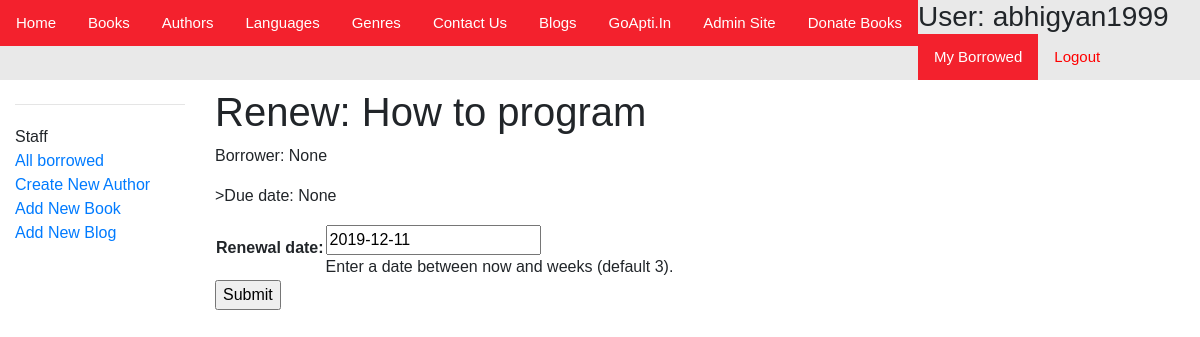
The app's page /catalog/book/a1c0f2dd-2dc5-4340-8e65-f9987abe1025/renew/ (signed in), older data.
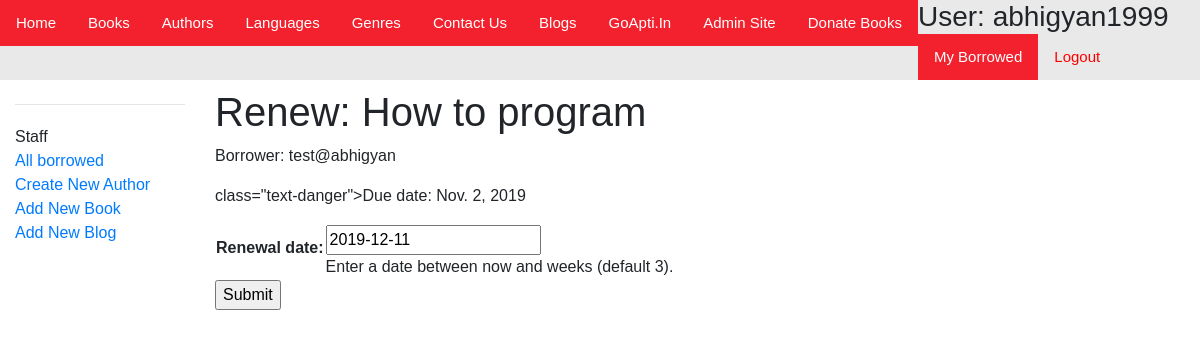
The same page, newer data.
### catalog/models.py (models this page shows, shortened)
class BookInstance(models.Model):
    id = models.UUIDField(primary_key=True, default=uuid.uuid4, help_text='Unique ID for this Book across whole Library')
    book = models.ForeignKey('Book', on_delete=models.SET_NULL, null=True)
    imprint = models.CharField(max_length=200)
    due_back = models.DateField(null=True, blank=True)
    borrower = models.ForeignKey(User, on_delete=models.SET_NULL, null= True, blank=True)
    @property
    def is_overdue(self):
        if self.due_back and date.today() > self.due_back:
            return True
        return False
    LOAN_STATUS = (
        ('m', 'Maintenance'),
        ('o', 'On Loan'),
        ('a', 'Available'),
        ('r','Reserved')
    )
    status = models.CharField(
        max_length=1,
        choices=LOAN_STATUS,
        blank=True,
        default='m',
        help_text='Book Availability',
    )
    class Meta:
        ordering = ['due_back']
        permissions = (("can_mark_returned", "Set book as returned"), )

class Book(models.Model):
    title = models.CharField(max_length=200)
    author = models.ForeignKey('Author', on_delete=models.SET_NULL, null=True)
    summary = models.TextField(max_length=1000, help_text='Enter a brief description os the book')
    isbn = models.CharField('ISBN',
                            max_length=13,
                            help_text='13 Character ISBN number. International Standard Book Number.')
    genre = models.ManyToManyField(Genre, help_text='Select a genre for this Boook')
    language = models.ForeignKey('Language', on_delete=models.SET_NULL, null=True)
    def display_genre(self):
        """Create a string for the Genre. This is required to display genre in Admin."""
        return ', '.join(genre.name for genre in self.genre.all()[:3])
    display_genre.short_description = 'Genre'

### catalog/views.py (the view)
# urls.py: path('book/<uuid:pk>/renew/', views.renew_book_librarian, name='renew-book-librarian'),
@permission_required('catalog.can_mark_returned')
def renew_book_librarian(request, pk):
    book_instance = get_object_or_404(BookInstance, pk=pk)
    if request.method == 'POST':
        form = RenewBookForm(request.POST)
        if form.is_valid():
            book_instance.due_back = form.cleaned_data['renewal_date']
            book_instance.save()
            return HttpResponseRedirect(reverse('all-borrowed') )
    else:
        proposed_renewal_date = datetime.date.today() + datetime.timedelta(weeks=3)
        form = RenewBookForm(initial={'renewal_date': proposed_renewal_date})
    context = {
        'form': form,
        'book_instance': book_instance,
    }
    return render(request, 'catalog/book_renew_librarian.html', context)

### catalog/forms.py (shortened to what this page needs)
class RenewBookForm(forms.Form):
    renewal_date = forms.DateField(help_text="Enter a date between now and weeks (default 3).")

### catalog/templates/catalog/book_renew_librarian.html (shortened to what this page needs)
{% extends "base_generic.html" %}
{% block content %}
  <h1>Renew: {{ book_instance.book.title }}</h1>
  <p>Borrower: {{ book_instance.borrower }}</p>
  <p>{% if book_instance.is_overdue %} class="text-danger"{% endif %}>Due date: {{ book_instance.due_back }}</p>
  <form action="" method="post">
    <table>
    {{ form.as_table }}
    </table>
    <input type="submit" value="Submit">
  </form>
{% endblock %}

Row changes from the older to the newer data that the page shows:
changed BookInstance "How to program": borrower "None" → "test@abhigyan"; due_back "None" → "Nov. 2, 2019"
Text that changed along with them:
text now shown: "class=\"text-danger\""
